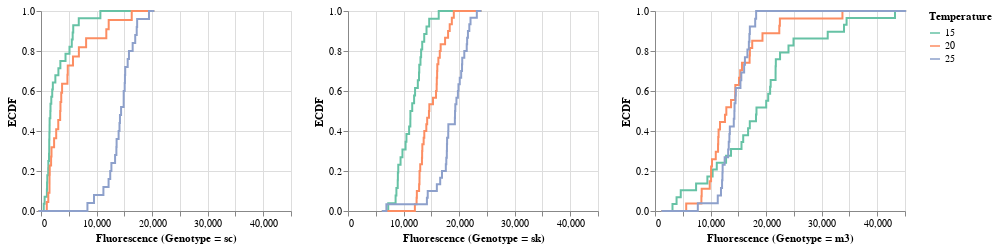

The notebook cell this image was saved under:
### Markdown cell above
From the ECDF of different genotypes in each temperature, we can see that at lower temperature (15 &deg;C), the control group shows a significant fluorescence signal for most of the data point, so the promoter was working properly and expressing the driver in this temperature. We thinki it is a similar story in other temperatures, where the control is to make sure the driver expression level is normal.

The cool Gal4 had a stronger flurescence than the original Gal4, indicating a better performance if we suppose the expression level of either version of Gal4 is similar to the control. In 20 &deg;C, the difference between the cool Gal4 and the original Gal4 was enlarged, where the original Gal4 was almsot the same with that in 15 &deg;C while the cool Gal4 had a distribution that clustered more in high fluorescence. In 25 &deg;C, the difference was much reduced as the fluorescence original Gal4 increased much while that of the cool Gal4 increase not as much.

This may show that though at all the tested temperatures, the cool Gal4 performed better than the original Gal4, as the temperature increased, the difference between those two was reduced, so the original Gal4 might work better the cool Gal4 at a even higher temperature if this trend keeps.

We then plot the ECDF of fluorescence of each genotype at different temperatures.

### Code cell
for g in df_tidy['Genotype'].unique().astype('str'):
    p_temp = altcat.catplot(data=df_tidy.loc[df_tidy['Genotype'] == g,:],
                        height=200,
                        width=250,
                        mark='line',
                        encoding=dict(x=alt.X('Fluorescence:Q',scale=axis_scale,title='Fluorescence (Genotype = ' + g + ')'),
                                     color=alt.Color('Temperature:N', title='Temperature', scale=alt.Scale(scheme='set2'))),
                        transform='ecdf')
    p.append(p_temp)

p[-3] | p[-2] | p[-1]

### Figure 1 — Vega-Lite specification as saved in the notebook (floating-point values rounded to 4 significant figures; data arrays with more than 128 entries replaced by an {"elided": "..."} marker saying what was removed)
{"$schema": "https://vega.github.io/schema/vega-lite/v2.6.0.json", "config": {"view": {"height": 300, "width": 400}}, "datasets": {"data-0334b00b521907eb9071e86573e9661d": {"elided": "178 records"}, "data-ade24174e1801e68ede35b99f01d0810": {"elided": "156 records"}, "data-d8ef77111493b998dc90a8b7f8deb399": {"elided": "170 records"}}, "hconcat": [{"data": {"name": "data-ade24174e1801e68ede35b99f01d0810"}, "encoding": {"color": {"field": "Temperature", "scale": {"scheme": "set2"}, "title": "Temperature", "type": "nominal"}, "order": {"field": "Fluorescence", "sort": "ascending", "type": "quantitative"}, "x": {"field": "Fluorescence", "scale": {"domain": [0, 45000]}, "title": "Fluorescence (Genotype = sc)", "type": "quantitative"}, "y": {"field": "__ECDF", "title": "ECDF", "type": "quantitative"}}, "height": 200, "mark": {"type": "line"}, "width": 250}, {"data": {"name": "data-0334b00b521907eb9071e86573e9661d"}, "encoding": {"color": {"field": "Temperature", "scale": {"scheme": "set2"}, "title": "Temperature", "type": "nominal"}, "order": {"field": "Fluorescence", "sort": "ascending", "type": "quantitative"}, "x": {"field": "Fluorescence", "scale": {"domain": [0, 45000]}, "title": "Fluorescence (Genotype = sk)", "type": "quantitative"}, "y": {"field": "__ECDF", "title": "ECDF", "type": "quantitative"}}, "height": 200, "mark": {"type": "line"}, "width": 250}, {"data": {"name": "data-d8ef77111493b998dc90a8b7f8deb399"}, "encoding": {"color": {"field": "Temperature", "scale": {"scheme": "set2"}, "title": "Temperature", "type": "nominal"}, "order": {"field": "Fluorescence", "sort": "ascending", "type": "quantitative"}, "x": {"field": "Fluorescence", "scale": {"domain": [0, 45000]}, "title": "Fluorescence (Genotype = m3)", "type": "quantitative"}, "y": {"field": "__ECDF", "title": "ECDF", "type": "quantitative"}}, "height": 200, "mark": {"type": "line"}, "width": 250}]}
